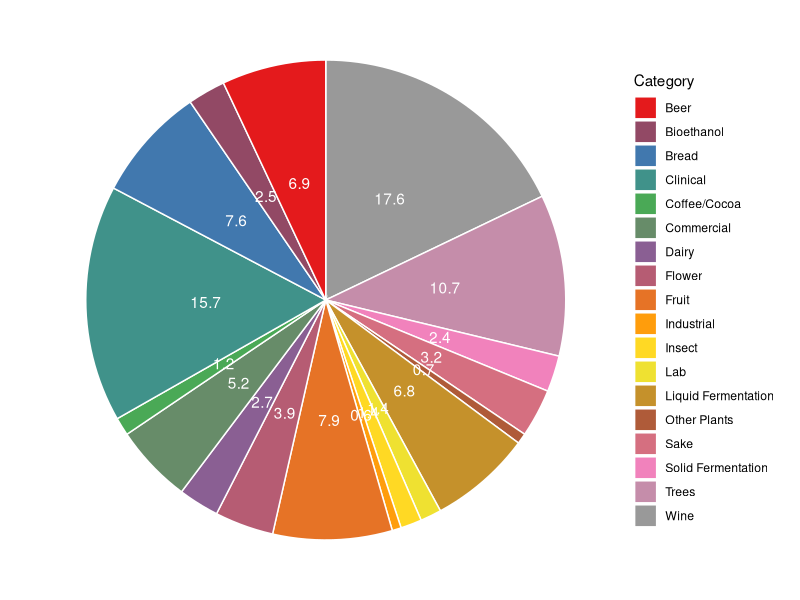
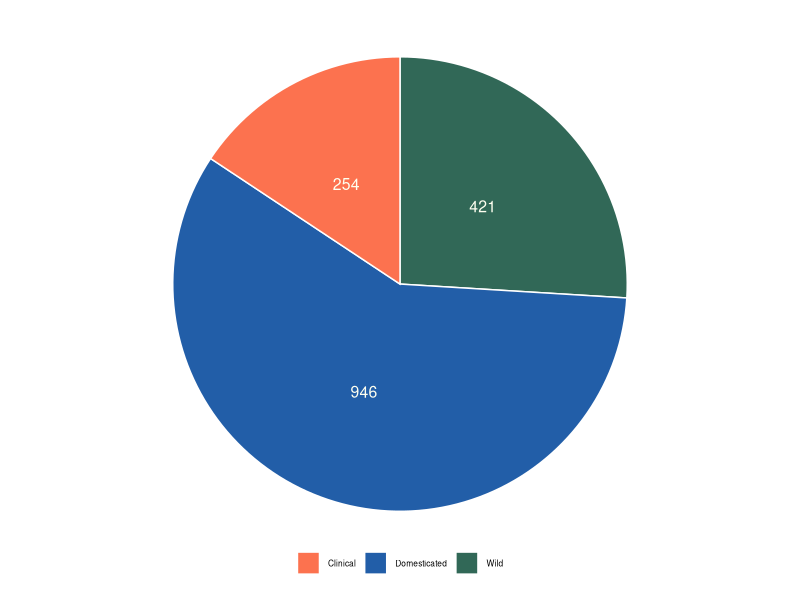

Generate these figures, in order, with R:
library(ggplot2)
library(RColorBrewer)
library(scales)
library(dplyr)    # Data manipulation
value = c(85,23,112,41,111,10,52,123,44,39,286,20,254,12,64
          ,128,23,173)
df <- data.frame(
  Category = c("Commercial", "Lab", "Beer", "Bioethanol", 
               "Liquid Fermentation", "Industrial","Sake",
               "Bread","Dairy","Solid Fermentation", "Wine", 
               "Coffee/Cocoa", "Clinical", "Other Plants", 
               "Flower", "Fruit", "Insect", "Trees"),
  value = c(85,23,112,41,111,10,52,123,44,39,286,20,254,12,64
            ,128,23,173),
  prop = round(100*(value/1621),digits=1)
)
df <- df %>%
  arrange(desc(Category)) %>%
  mutate(lab.ypos = cumsum(prop) - 0.5*prop)
df
getPalette = colorRampPalette(brewer.pal(9, "Set1"))
colourCount = length(unique(df$Category))
bp <- ggplot(df, aes(x="",y=prop,fill=Category))+
  geom_bar(width = 1,stat = "identity",color="white")+
  coord_polar("y",start=0)+
  geom_text(aes(y = lab.ypos, label = prop), color = "white")+
  scale_fill_manual(values = getPalette(colourCount)) +
  theme_void()
bp

par(bg=NA)
value2 = c(421,254,946)
df2 <- data.frame(
  Category = c("Wild","Clinical","Domesticated"),
  value = value2,
  prop = round(100*(value2/1621),digits=1)
)
df2 <- df2 %>%
  arrange(desc(Category)) %>%
  mutate(lab.ypos = cumsum(prop) - 0.5*prop)
df2
mycolors <- c("#FC724F",
              "#225EA8",
              "#316857")
getPalette = colorRampPalette(brewer.pal(9, "Set1"))
colourCount = length(unique(df$Category))
bp2 <- ggplot(df2, aes(x="",y=prop,fill=Category))+
  geom_bar(width = 1,stat = "identity",color="white")+
  coord_polar("y",start=0)+
  geom_text(aes(y = lab.ypos, label = value), color = "#fefff0",size=4)+
  scale_fill_manual(values=mycolors) +
  theme_void()+theme(legend.position="bottom",
                     legend.text=element_text(size=6), 
                     legend.title = element_blank(),
                     legend.margin = margin(0,0,0,0),
                     legend.box.margin = margin(-18,0,18,0))
bp2 <- bp2 + theme(
  panel.background = element_rect(fill = "transparent",colour = NA), # or theme_blank()
  panel.grid.minor = element_blank(), 
  panel.grid.major = element_blank(),
  plot.background = element_rect(fill = "transparent",colour = NA)
)
tiff("pie_chart.tiff",width = 3, height = 2, units = 'in', res = 300, bg = 'transparent')
bp2
dev.off()




